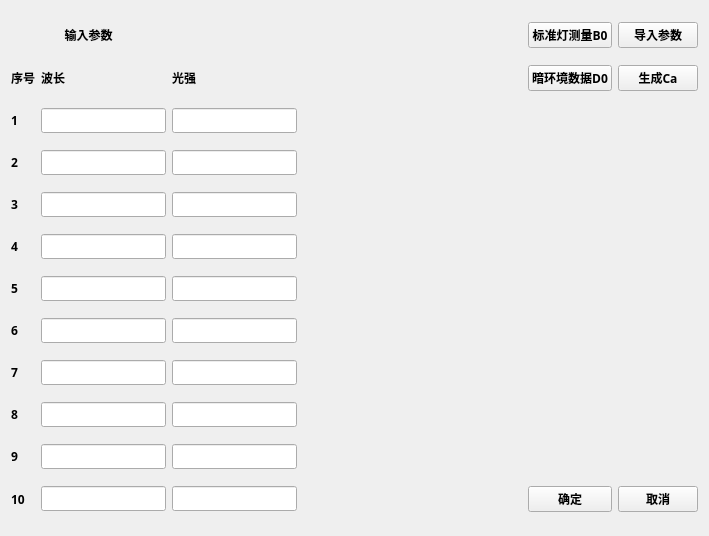
<?xml version="1.0" encoding="UTF-8"?>
<ui version="4.0">
 <class>newwindow2</class>
 <widget class="QWidget" name="newwindow2">
  <property name="geometry">
   <rect>
    <x>0</x>
    <y>0</y>
    <width>709</width>
    <height>536</height>
   </rect>
  </property>
  <property name="font">
   <font>
    <family>HarmonyOS Sans SC</family>
    <bold>true</bold>
   </font>
  </property>
  <property name="windowTitle">
   <string>波长矫正</string>
  </property>
  <property name="windowIcon">
   <iconset>
    <normaloff>../../svgsource/building-3-line.svg</normaloff>../../svgsource/building-3-line.svg</iconset>
  </property>
  <layout class="QGridLayout" name="gridLayout">
   <item row="4" column="2">
    <widget class="QLineEdit" name="Spectrum3"/>
   </item>
   <item row="3" column="1">
    <widget class="QLineEdit" name="Wave2"/>
   </item>
   <item row="9" column="2">
    <widget class="QLineEdit" name="Spectrum8"/>
   </item>
   <item row="1" column="5">
    <spacer name="horizontalSpacer_5">
     <property name="orientation">
      <enum>Qt::Horizontal</enum>
     </property>
     <property name="sizeHint" stdset="0">
      <size>
       <width>40</width>
       <height>20</height>
      </size>
     </property>
    </spacer>
   </item>
   <item row="5" column="2">
    <widget class="QLineEdit" name="Spectrum4"/>
   </item>
   <item row="1" column="0">
    <widget class="QLabel" name="label">
     <property name="text">
      <string>序号</string>
     </property>
    </widget>
   </item>
   <item row="1" column="4">
    <spacer name="horizontalSpacer_6">
     <property name="orientation">
      <enum>Qt::Horizontal</enum>
     </property>
     <property name="sizeHint" stdset="0">
      <size>
       <width>40</width>
       <height>20</height>
      </size>
     </property>
    </spacer>
   </item>
   <item row="11" column="1">
    <widget class="QLineEdit" name="Wave10"/>
   </item>
   <item row="1" column="8">
    <widget class="QPushButton" name="buttonCaOutput">
     <property name="text">
      <string>生成Ca</string>
     </property>
     <property name="icon">
      <iconset>
       <normaloff>../../svgsource/file-transfer-line.svg</normaloff>../../svgsource/file-transfer-line.svg</iconset>
     </property>
    </widget>
   </item>
   <item row="3" column="0">
    <widget class="QLabel" name="label_5">
     <property name="text">
      <string>2</string>
     </property>
    </widget>
   </item>
   <item row="8" column="0">
    <widget class="QLabel" name="label_10">
     <property name="text">
      <string>7</string>
     </property>
    </widget>
   </item>
   <item row="7" column="2">
    <widget class="QLineEdit" name="Spectrum6"/>
   </item>
   <item row="7" column="0">
    <widget class="QLabel" name="label_9">
     <property name="text">
      <string>6</string>
     </property>
    </widget>
   </item>
   <item row="5" column="0">
    <widget class="QLabel" name="label_7">
     <property name="text">
      <string>4</string>
     </property>
    </widget>
   </item>
   <item row="11" column="0">
    <widget class="QLabel" name="label_13">
     <property name="text">
      <string>10</string>
     </property>
    </widget>
   </item>
   <item row="0" column="7">
    <widget class="QPushButton" name="buttonLight">
     <property name="text">
      <string>标准灯测量B0</string>
     </property>
     <property name="icon">
      <iconset>
       <normaloff>../../svgsource/alarm-warning-line.svg</normaloff>../../svgsource/alarm-warning-line.svg</iconset>
     </property>
    </widget>
   </item>
   <item row="4" column="0">
    <widget class="QLabel" name="label_6">
     <property name="text">
      <string>3</string>
     </property>
    </widget>
   </item>
   <item row="1" column="6">
    <spacer name="horizontalSpacer_4">
     <property name="orientation">
      <enum>Qt::Horizontal</enum>
     </property>
     <property name="sizeHint" stdset="0">
      <size>
       <width>40</width>
       <height>20</height>
      </size>
     </property>
    </spacer>
   </item>
   <item row="0" column="0" colspan="2">
    <widget class="QPushButton" name="pushButton">
     <property name="layoutDirection">
      <enum>Qt::LeftToRight</enum>
     </property>
     <property name="text">
      <string>输入参数</string>
     </property>
     <property name="icon">
      <iconset>
       <normaloff>../../svgsource/chat-poll-line.svg</normaloff>../../svgsource/chat-poll-line.svg</iconset>
     </property>
     <property name="flat">
      <bool>true</bool>
     </property>
    </widget>
   </item>
   <item row="10" column="1">
    <widget class="QLineEdit" name="Wave9"/>
   </item>
   <item row="9" column="0">
    <widget class="QLabel" name="label_11">
     <property name="text">
      <string>8</string>
     </property>
    </widget>
   </item>
   <item row="4" column="1">
    <widget class="QLineEdit" name="Wave3"/>
   </item>
   <item row="11" column="4">
    <spacer name="horizontalSpacer_3">
     <property name="orientation">
      <enum>Qt::Horizontal</enum>
     </property>
     <property name="sizeHint" stdset="0">
      <size>
       <width>40</width>
       <height>20</height>
      </size>
     </property>
    </spacer>
   </item>
   <item row="2" column="2">
    <widget class="QLineEdit" name="Spectrum1"/>
   </item>
   <item row="2" column="1">
    <widget class="QLineEdit" name="Wave1"/>
   </item>
   <item row="8" column="1">
    <widget class="QLineEdit" name="Wave7"/>
   </item>
   <item row="6" column="1">
    <widget class="QLineEdit" name="Wave5"/>
   </item>
   <item row="9" column="1">
    <widget class="QLineEdit" name="Wave8"/>
   </item>
   <item row="10" column="0">
    <widget class="QLabel" name="label_12">
     <property name="text">
      <string>9</string>
     </property>
    </widget>
   </item>
   <item row="3" column="2">
    <widget class="QLineEdit" name="Spectrum2"/>
   </item>
   <item row="6" column="2">
    <widget class="QLineEdit" name="Spectrum5"/>
   </item>
   <item row="2" column="0">
    <widget class="QLabel" name="label_4">
     <property name="text">
      <string>1</string>
     </property>
    </widget>
   </item>
   <item row="1" column="1">
    <widget class="QLabel" name="label_2">
     <property name="text">
      <string>波长</string>
     </property>
    </widget>
   </item>
   <item row="1" column="7">
    <widget class="QPushButton" name="buttonDark">
     <property name="text">
      <string>暗环境数据D0</string>
     </property>
     <property name="icon">
      <iconset>
       <normaloff>../../svgsource/moon-cloudy-fill.svg</normaloff>../../svgsource/moon-cloudy-fill.svg</iconset>
     </property>
    </widget>
   </item>
   <item row="5" column="1">
    <widget class="QLineEdit" name="Wave4"/>
   </item>
   <item row="11" column="8">
    <widget class="QPushButton" name="CancelData">
     <property name="text">
      <string>取消</string>
     </property>
     <property name="icon">
      <iconset>
       <normaloff>../../svgsource/close-line.svg</normaloff>../../svgsource/close-line.svg</iconset>
     </property>
    </widget>
   </item>
   <item row="10" column="2">
    <widget class="QLineEdit" name="Spectrum9"/>
   </item>
   <item row="8" column="2">
    <widget class="QLineEdit" name="Spectrum7"/>
   </item>
   <item row="1" column="2">
    <widget class="QLabel" name="label_3">
     <property name="text">
      <string>光强</string>
     </property>
    </widget>
   </item>
   <item row="11" column="7">
    <widget class="QPushButton" name="AcceptData">
     <property name="text">
      <string>确定</string>
     </property>
     <property name="icon">
      <iconset>
       <normaloff>../../svgsource/check-line.svg</normaloff>../../svgsource/check-line.svg</iconset>
     </property>
    </widget>
   </item>
   <item row="7" column="1">
    <widget class="QLineEdit" name="Wave6"/>
   </item>
   <item row="6" column="0">
    <widget class="QLabel" name="label_8">
     <property name="text">
      <string>5</string>
     </property>
    </widget>
   </item>
   <item row="11" column="2">
    <widget class="QLineEdit" name="Spectrum10"/>
   </item>
   <item row="11" column="6">
    <spacer name="horizontalSpacer">
     <property name="orientation">
      <enum>Qt::Horizontal</enum>
     </property>
     <property name="sizeHint" stdset="0">
      <size>
       <width>40</width>
       <height>20</height>
      </size>
     </property>
    </spacer>
   </item>
   <item row="0" column="8">
    <widget class="QPushButton" name="buttonInputStandard">
     <property name="text">
      <string>导入参数</string>
     </property>
     <property name="icon">
      <iconset>
       <normaloff>../../svgsource/chat-forward-line.svg</normaloff>../../svgsource/chat-forward-line.svg</iconset>
     </property>
    </widget>
   </item>
   <item row="11" column="5">
    <spacer name="horizontalSpacer_2">
     <property name="orientation">
      <enum>Qt::Horizontal</enum>
     </property>
     <property name="sizeHint" stdset="0">
      <size>
       <width>40</width>
       <height>20</height>
      </size>
     </property>
    </spacer>
   </item>
   <item row="1" column="3">
    <spacer name="horizontalSpacer_7">
     <property name="orientation">
      <enum>Qt::Horizontal</enum>
     </property>
     <property name="sizeHint" stdset="0">
      <size>
       <width>40</width>
       <height>20</height>
      </size>
     </property>
    </spacer>
   </item>
   <item row="2" column="3" rowspan="9" colspan="6">
    <widget class="QCustomPlot" name="chartPlotall" native="true">
     <property name="autoFillBackground">
      <bool>true</bool>
     </property>
    </widget>
   </item>
   <item row="11" column="3">
    <spacer name="horizontalSpacer_8">
     <property name="orientation">
      <enum>Qt::Horizontal</enum>
     </property>
     <property name="sizeHint" stdset="0">
      <size>
       <width>40</width>
       <height>20</height>
      </size>
     </property>
    </spacer>
   </item>
  </layout>
 </widget>
 <customwidgets>
  <customwidget>
   <class>QCustomPlot</class>
   <extends>QWidget</extends>
   <header location="global">qcustomplot.h</header>
   <container>1</container>
  </customwidget>
 </customwidgets>
 <resources/>
 <connections/>
</ui>
